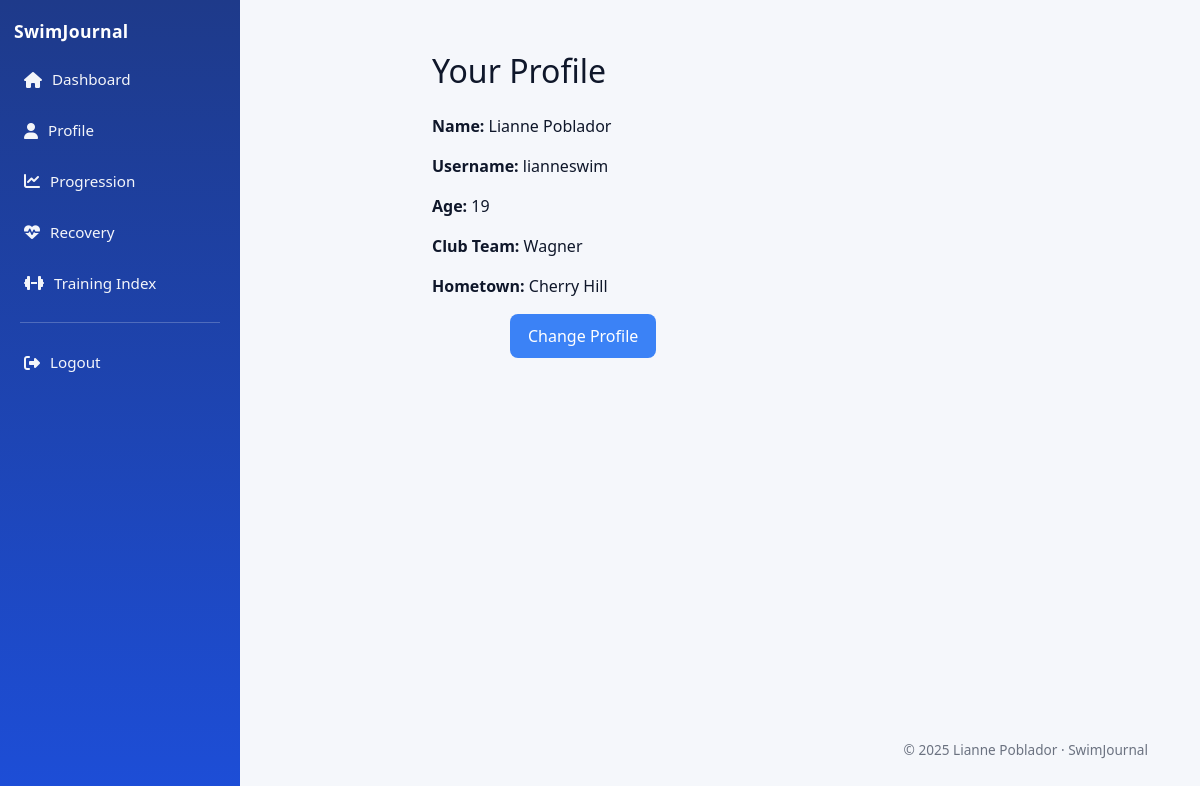
Screenshot of /profile (signed in) with the database file from the repository.
### tables this page shows
CREATE TABLE users (
    id INTEGER PRIMARY KEY AUTOINCREMENT,
    name TEXT NOT NULL,
    username TEXT NOT NULL UNIQUE,
    hash TEXT NOT NULL,
    age INTEGER,
    club_team TEXT,
    hometown TEXT
);

### app.py (the view)
@app.route("/profile", methods=["GET", "POST"])
def profile():
    if "user_id" not in session:
        return redirect("/login")
    current = session["user_id"]
    stats = db.execute(
        "SELECT name, username, age, club_team, hometown FROM users WHERE id = ?",
        current
    )
    if len(stats) != 1:
        return "Error: User not found"
    row = stats[0]
    return render_template(
        "profile.html",
        name = row["name"],
        age = row["age"],
        username = row["username"],
        club_team = row["club_team"],
        hometown = row["hometown"]
        )

### app.py (called while the page is built)
@app.context_processor
def inject_year():
    return {"year": datetime.now().year}

### templates/profile.html (shortened to what this page needs)
{% extends "layout.html" %}
{% block content %}
<div class="container mt-4" style="max-width: 600px;">
    <h2 class="mb-4">Your Profile</h2>
    <div class="mb-3">
        <strong>Name:</strong> {{ name }}
    </div>
    <div class="mb-3">
        <strong>Username:</strong> {{ username }}
    </div>
    <div class="mb-3">
        <strong>Age:</strong> {{ age }}
    </div>
    <div class="mb-3">
        <strong>Club Team:</strong> {{ club_team }}
    </div>
    <div class="mb-3">
        <strong>Hometown:</strong> {{ hometown }}
    </div>
    <div class="profile-card">
        <a href="/edit_profile" class="btn profile-btn">
            Change Profile
        </a>
    </div>
</div>
{% endblock %}

### static/styles.css (style rules this page uses)
:root { --bg: #f5f7fb; --card: #ffffff; --text: #0f172a; --muted: #64748b; --border: #e2e8f0; --shadow: 0 10px 25px rgba(15, 23, 42, 0.08); --sidebar: #1e3a8a; --sidebar2: #1d4ed8; }
* { box-sizing: border-box; }
.app-body { margin: 0; font-family: system-ui, -apple-system, Segoe UI, Roboto, Arial, sans-serif; color: var(--text); background: var(--bg); }
.profile-btn { background-color: #3b82f6; color: white; border-radius: 8px; padding: 10px 18px; font-weight: 500; border: none; transition: background-color 0.2s ease, transform 0.1s ease; }
.profile-card { max-width: 420px; margin: 0 auto; }

### rows the page displays
users: name "Lianne Poblador", username "lianneswim", club_team "Wagner", hometown "Cherry Hill"

### other values shown
{{ age }} "19"
